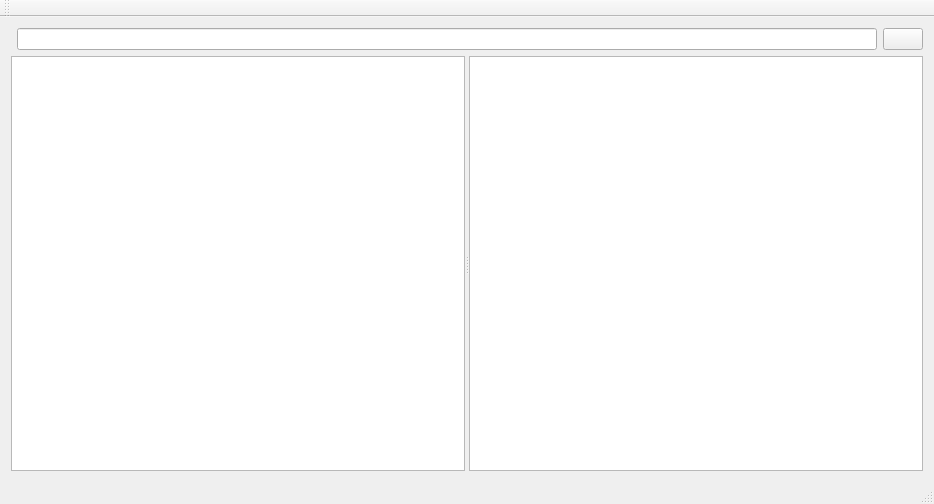
<?xml version="1.0" encoding="UTF-8"?>
<ui version="4.0">
 <class>MainWindow</class>
 <widget class="QMainWindow" name="MainWindow">
  <property name="geometry">
   <rect>
    <x>0</x>
    <y>0</y>
    <width>934</width>
    <height>504</height>
   </rect>
  </property>
  <property name="windowTitle">
   <string>MainWindow</string>
  </property>
  <widget class="QWidget" name="centralWidget">
   <layout class="QGridLayout" name="gridLayout">
    <item row="0" column="2">
     <widget class="QPushButton" name="searchBtn">
      <property name="text">

       <string>search</string>

       <string>导出Excel</string>

      </property>
     </widget>
    </item>
    <item row="0" column="1">
     <widget class="QLineEdit" name="lineEdit"/>
    </item>
    <item row="1" column="0" colspan="3">
     <widget class="QSplitter" name="splitter">
      <property name="orientation">
       <enum>Qt::Horizontal</enum>
      </property>
      <widget class="QTreeView" name="fileView"/>
      <widget class="QTableView" name="fileBrowser"/>
     </widget>
    </item>
   </layout>
  </widget>
  <widget class="QToolBar" name="mainToolBar">
   <attribute name="toolBarArea">
    <enum>TopToolBarArea</enum>
   </attribute>
   <attribute name="toolBarBreak">
    <bool>false</bool>
   </attribute>
  </widget>
  <widget class="QStatusBar" name="statusBar"/>
 </widget>
 <layoutdefault spacing="6" margin="11"/>
 <resources/>
 <connections/>
</ui>
